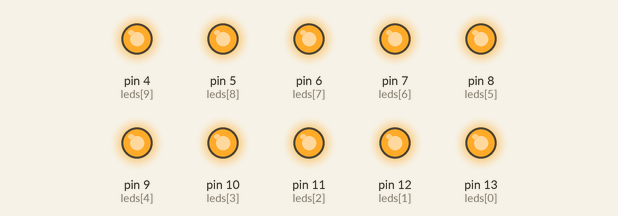
Simulated run of this sketch. Board: Arduino Uno, built with avr-gcc and run on an emulated ATmega328P. Shown: output pins drawn as LEDs (lit = HIGH).

Above: at 0.1 s.
At 9.1 s:
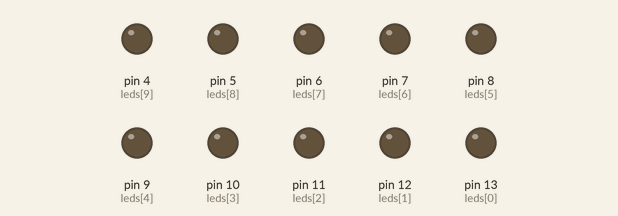
At 21.24 s:
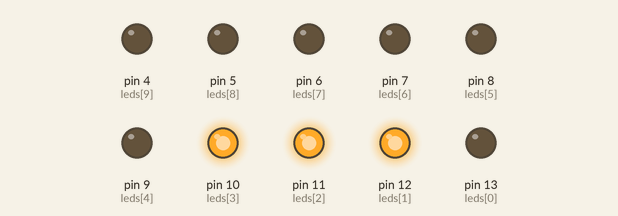
At 24.25 s:
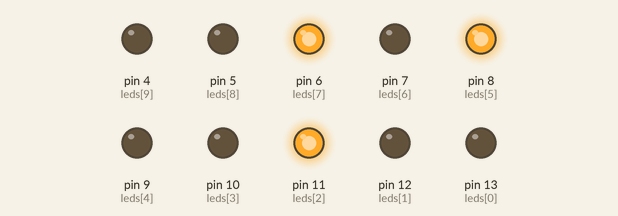
At 31.78 s:
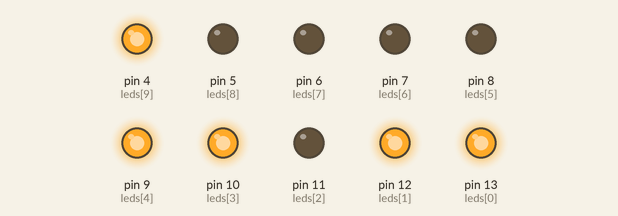
At 39.61 s:
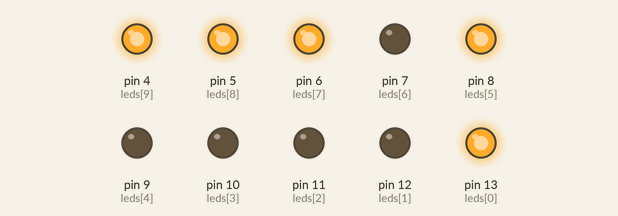
Timing chart, 0 to 40.0 s (numbered marks = the images above):
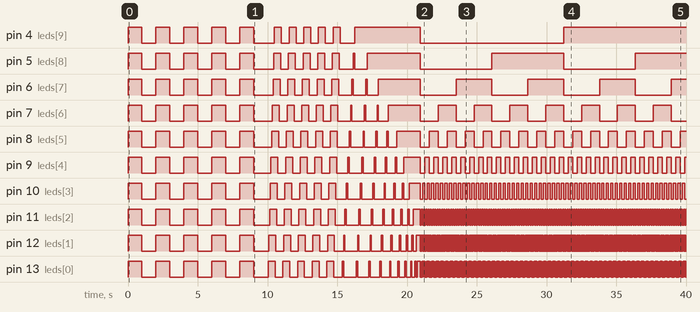

Measured:
- by itself, pin 4 (leds[9]): LOW → HIGH at 0.00 s, → LOW 1.0 s later, → HIGH 1.0 s later, → LOW 1.0 s later, … (23 changes in this stretch)
- by itself, pin 5 (leds[8]): LOW → HIGH at 0.00 s, → LOW 1.0 s later, → HIGH 1.0 s later, → LOW 1.0 s later, … (27 changes in this stretch)
- by itself, pin 6 (leds[7]): LOW → HIGH at 0.00 s, → LOW 1.0 s later, → HIGH 1.0 s later, → LOW 1.0 s later, … (33 changes in this stretch)
- by itself, pin 7 (leds[6]): LOW → HIGH at 0.00 s, → LOW 1.0 s later, → HIGH 1.0 s later, → LOW 1.0 s later, … (42 changes in this stretch)
- by itself, pin 8 (leds[5]): LOW → HIGH at 0.00 s, → LOW 1.0 s later, → HIGH 1.0 s later, → LOW 1.0 s later, … (59 changes in this stretch)
- by itself, pin 9 (leds[4]): LOW → HIGH at 0.00 s, → LOW 1.0 s later, → HIGH 1.0 s later, → LOW 1.0 s later, … (91 changes in this stretch)
- by itself, pin 10 (leds[3]): LOW → HIGH at 0.00 s, → LOW 1.0 s later, → HIGH 1.0 s later, → LOW 1.0 s later, … (152 changes in this stretch)
- by itself, pin 11 (leds[2]): LOW → HIGH at 0.00 s, → LOW 1.0 s later, → HIGH 1.0 s later, → LOW 1.0 s later, … (273 changes in this stretch)

The sketch:

multiple_leds.ino
```cpp
const int leds[] = {13,12,11,10,9,8,7,6,5,4};
const int num_of_leds = sizeof(leds) / sizeof(int);

void led_on(int i)
{
  digitalWrite(leds[i], HIGH);
}

void led_off(int i)
{
  digitalWrite(leds[i], LOW);
}

void pattern_blink_all()
{
  int sleep_ms = 1000;
  for (int r = 0; r < 5; ++r) {
    for (int i = 0; i < num_of_leds; ++i)
      led_on(i);
    delay(sleep_ms);
    for (int i = 0; i < num_of_leds; ++i)
      led_off(i);
    delay(sleep_ms);
  }
}

void pattern_shooting_beam()
{
  int sleep_ms = 50;
  for (int r = 0; r < 5; ++r) {
    for (int i = 0; i < num_of_leds; ++i)
      led_off(i);
    delay(sleep_ms);
    for (int i = 0; i < num_of_leds; ++i) {
      led_on(i);
      delay(sleep_ms);
    }
    for (int i = 0; i < num_of_leds; ++i) {
      led_off(i);
      delay(sleep_ms);
    }
  }
}

void pattern_taxi()
{
  int sleep_ms = 200;
  for (int r = 0; r < 20; ++r) {
    for (int i = 0; i < num_of_leds; ++i)
      i % 2 ? led_on(i) : led_off(i);
    delay(sleep_ms);
    for (int i = 0; i < num_of_leds; ++i)
      i % 2 ? led_off(i) : led_on(i);
    delay(sleep_ms);
    sleep_ms -= 10;
  }
}

void pattern_tetris()
{
  int sleep_ms = 100;
  for (int i = 0; i < num_of_leds; ++i)
    led_off(i);
  delay(sleep_ms);
  for (int j = 0; j < num_of_leds; ++j) {
    led_on(0);
    delay(sleep_ms);
    for (int i = 1; i < num_of_leds - j; ++i) {
      led_off(i - 1);
      led_on(i);
      delay(sleep_ms);
    }
  }
  delay(sleep_ms);
}

void pattern_inc()
{
  int sleep_ms = 20;
  for (int t = 0; t < 1024; ++t) {
    for (int i = 0; i < num_of_leds; ++i)
      (t >> i) & 1 ? led_on(i) : led_off(i);
    delay(sleep_ms);
  }
}

void pattern_downloading()
{
  int sleep_ms = 100;
  for (int i = 0; i < num_of_leds; ++i)
    led_off(i);
  delay(sleep_ms);
  for (int j = 0; j < num_of_leds; ++j) {
    for (int i = 0; i < 18; ++i) {
      i % 2 ? led_on(j) : led_off(j);
      delay(sleep_ms);
    }
    led_on(j);
  }
  delay(sleep_ms);
}

void setup()
{
  for (int i = 0; i < num_of_leds; ++i)
    pinMode(leds[i], OUTPUT);
}

void loop()
{
  pattern_blink_all();
  pattern_shooting_beam();
  pattern_tetris();
  pattern_inc();
  pattern_downloading();
}
```
